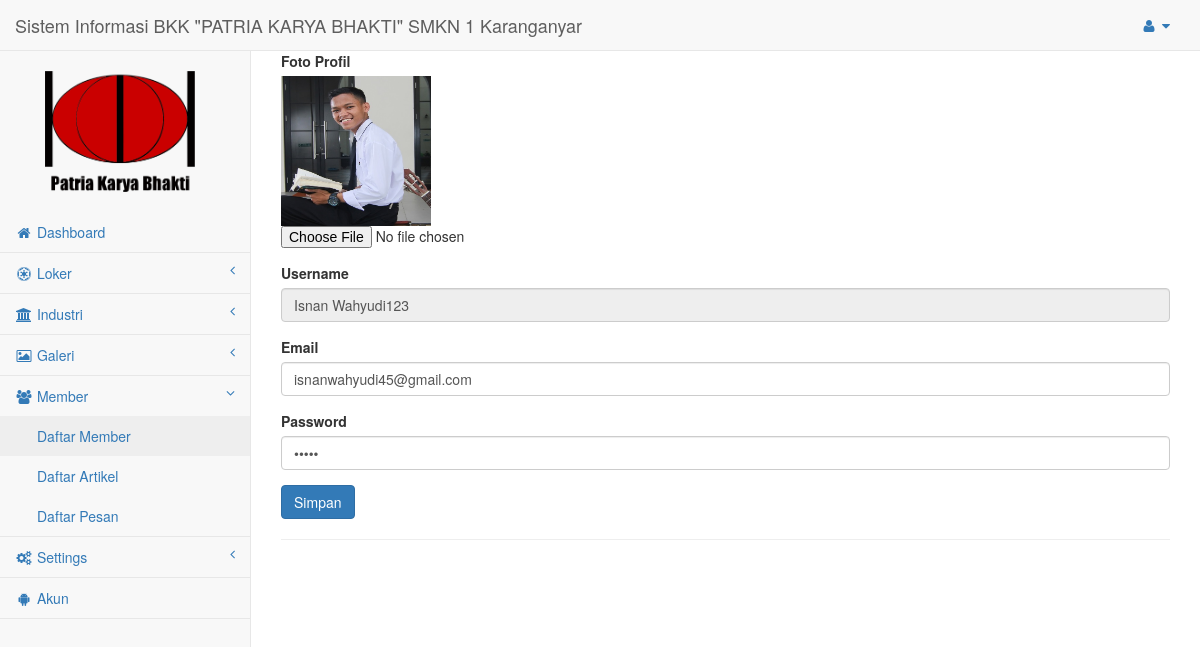
/0akuadmin/pages/admin?page=member&aksi=ubah&id_member=15 (signed in), run on the app's committed database.
### tables this page shows
CREATE TABLE `tbl_member` (
  `id_member` int(9) NOT NULL,
  `username` varchar(50) NOT NULL,
  `password` varchar(25) NOT NULL,
  `email` varchar(50) NOT NULL,
  `gambar` varchar(100) NOT NULL
);

### 0akuadmin/pages/admin/page/member/ubah.php (the view, shortened to what this page needs)
<?php
  $id_member = @$_GET['id_member'];
  $sql = $koneksi->query("SELECT*from tbl_member where id_member='$id_member'");
  $tampil=$sql->fetch_assoc();
?>
  <form method="POST" action="" enctype="multipart/form-data">
      <div class="form-group">
        <label>Foto Profil</label><br>
        <img id="uploadPreview" style="width: 150px; height: 150px;" src="page/member/img/<?php echo $tampil['gambar']; ?>"/><br>
        <input required="" id="uploadImage" type="file" name="img" onchange="PreviewImage()" />
      </div>
      <div class="form-group">
        <label>Username</label>
        <input readonly class="form-control" name="username" value="<?php echo $tampil['username']; ?>" />
      </div>
      <div class="form-group">
        <label>Email</label>
        <input type="email" class="form-control" name="email" value="<?php echo $tampil['email']; ?>" />
      </div>
      <div class="form-group">
        <label>Password</label>
        <input type="password" class="form-control" name="pass" value="<?php echo $tampil['password']; ?>" />
      </div>
      <div>
        <input type="submit" name="simpan" value="Simpan" class="btn btn-primary"><hr>
      </div>
    </form>
  </div>
</div>

### data on the page
tbl_member: gambar (picture), username "Isnan Wahyudi123", email "isnanwahyudi45@gmail.com"
